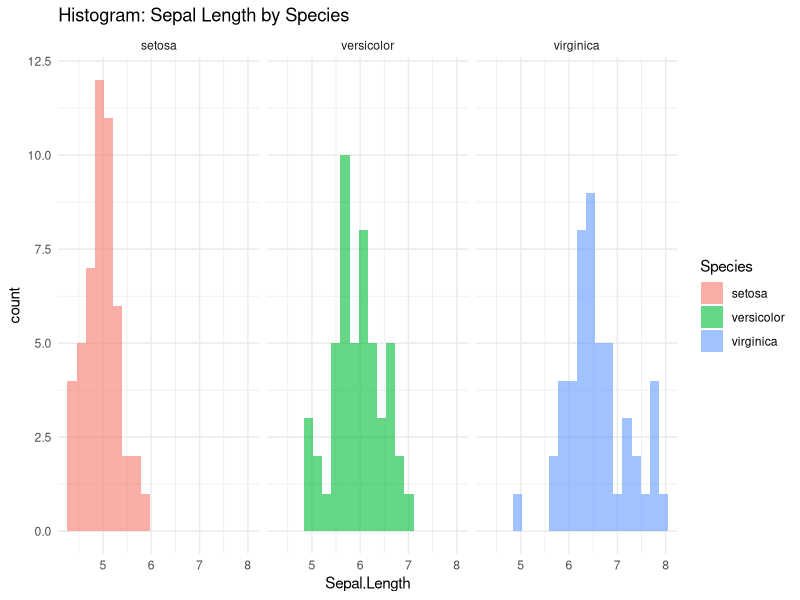
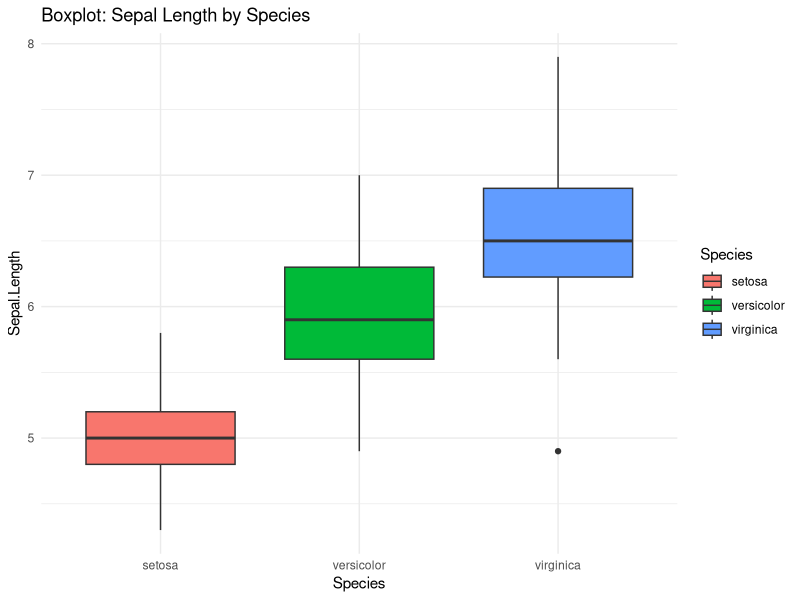
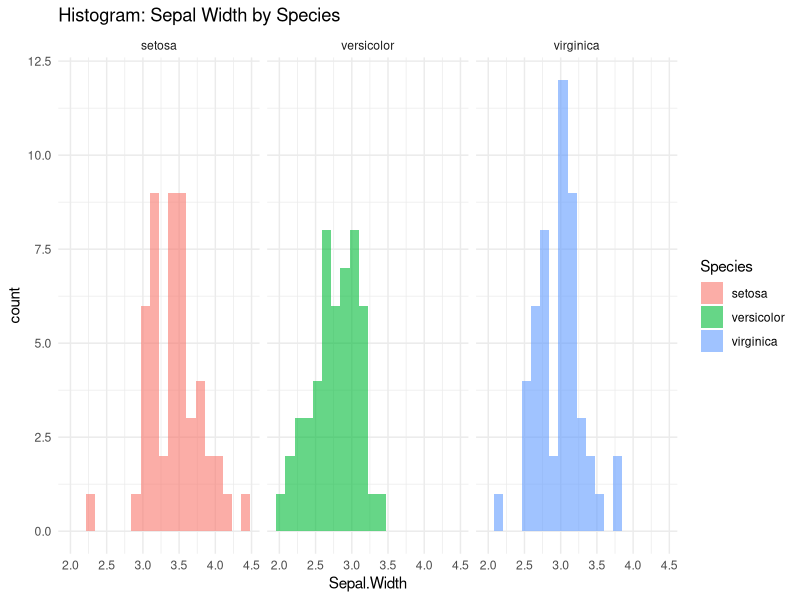
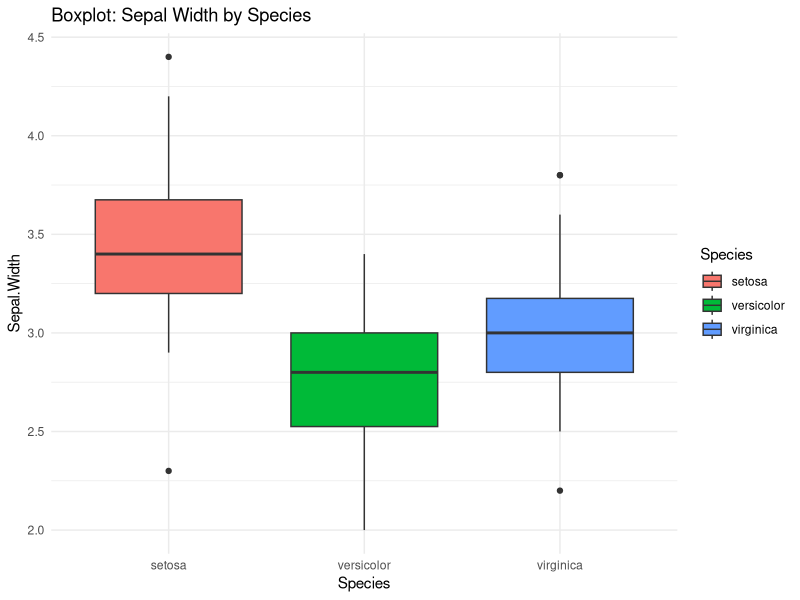
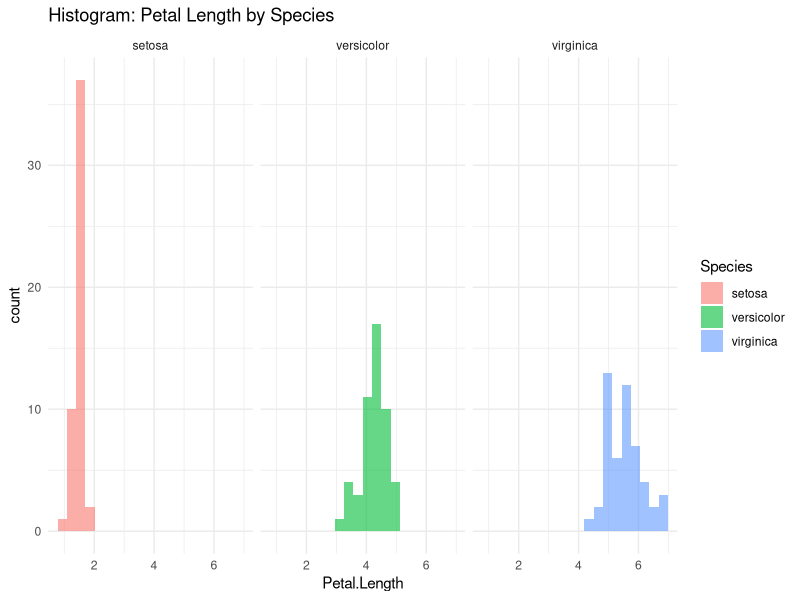
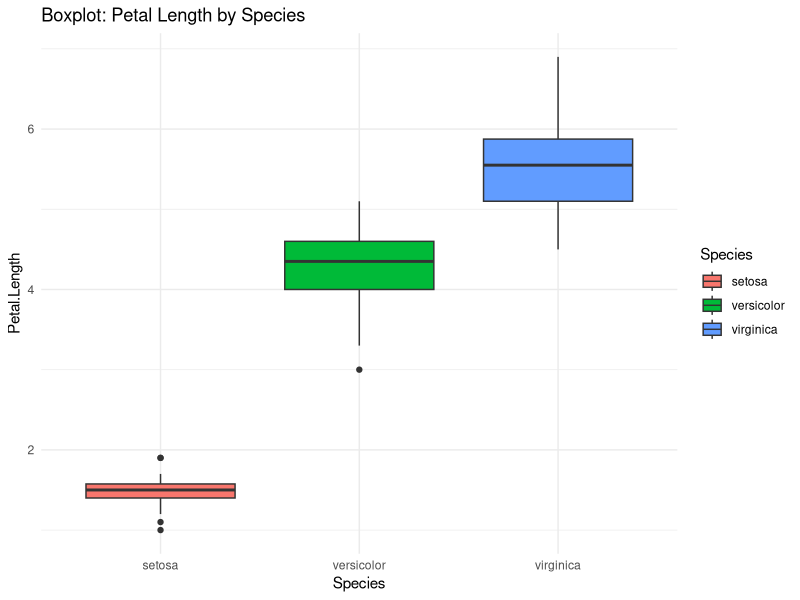
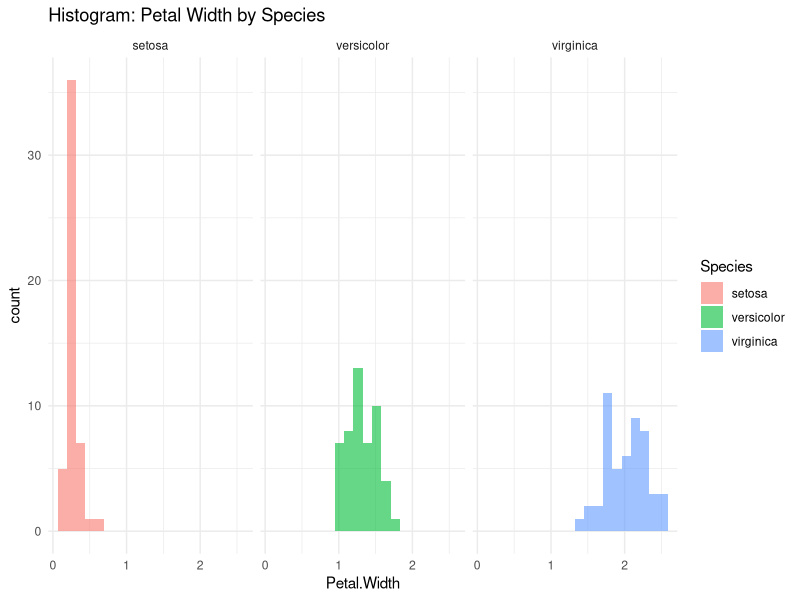
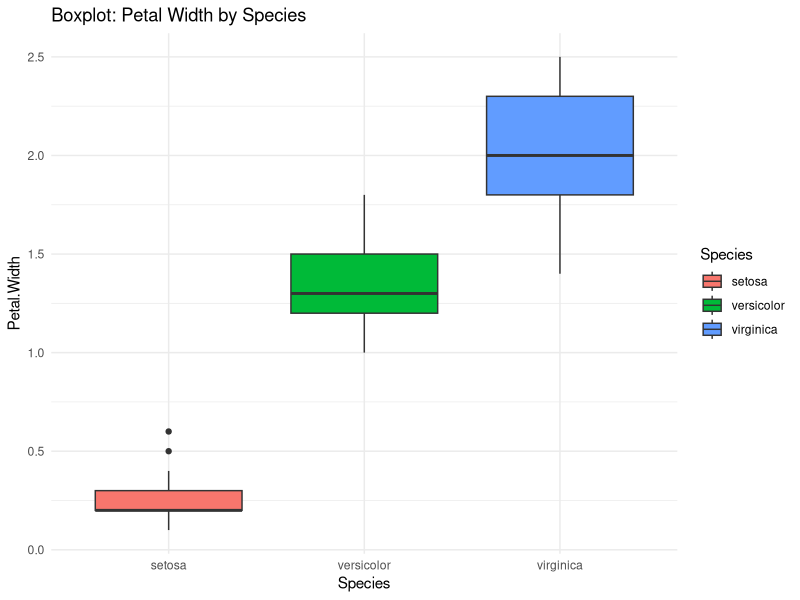

Recreate these plots in R, in order.
## ---- chunk 1
library(datasets)
data("iris")
## ---- chunk 2
#Assign Iris dataset
iris_data <- iris
## ---- chunk 3
# Load the dplyr package
library(dplyr,warn.conflicts = FALSE)

# Group the iris dataset by species and calculate the average sepal length
average_sepal_length <- iris_data %>%
  group_by(Species) %>%
  summarise(avg_sepal_length = mean(Sepal.Length))

# View the results
knitr::kable(average_sepal_length, caption='Average Sepal Length.')
## ---- chunk 4
library(ggplot2)
## ---- chunk 5
# Histogram and Box plot for Sepal Length
  ggplot(iris, aes(x = Sepal.Length, fill = Species)) + 
  geom_histogram(alpha = 0.6, position = "identity", bins = 20) + 
  facet_wrap(~ Species) +
  theme_minimal() +
  ggtitle("Histogram: Sepal Length by Species")

  ggplot(iris, aes(x = Species, y = Sepal.Length, fill = Species)) +
  geom_boxplot() +
  theme_minimal() +
  ggtitle("Boxplot: Sepal Length by Species")
## ---- chunk 6
# Histogram and Box plot for Sepal Width
  ggplot(iris, aes(x = Sepal.Width, fill = Species)) + 
  geom_histogram(alpha = 0.6, position = "identity", bins = 20) + 
  facet_wrap(~ Species) +
  theme_minimal() +
  ggtitle("Histogram: Sepal Width by Species")

  ggplot(iris, aes(x = Species, y = Sepal.Width, fill = Species)) +
  geom_boxplot() +
  theme_minimal() +
  ggtitle("Boxplot: Sepal Width by Species")
## ---- chunk 7
# Histogram and Box plot for Petal Length
  ggplot(iris, aes(x = Petal.Length, fill = Species)) + 
  geom_histogram(alpha = 0.6, position = "identity", bins = 20) + 
  facet_wrap(~ Species) +
  theme_minimal() +
  ggtitle("Histogram: Petal Length by Species")

  ggplot(iris, aes(x = Species, y = Petal.Length, fill = Species)) +
  geom_boxplot() +
  theme_minimal() +
  ggtitle("Boxplot: Petal Length by Species")
## ---- chunk 8
# Histogram and Box plot for Petal Width
  ggplot(iris, aes(x = Petal.Width, fill = Species)) + 
  geom_histogram(alpha = 0.6, position = "identity", bins = 20) + 
  facet_wrap(~ Species) +
  theme_minimal() +
  ggtitle("Histogram: Petal Width by Species")

 ggplot(iris, aes(x = Species, y = Petal.Width, fill = Species)) +
  geom_boxplot() +
  theme_minimal() +
  ggtitle("Boxplot: Petal Width by Species")
